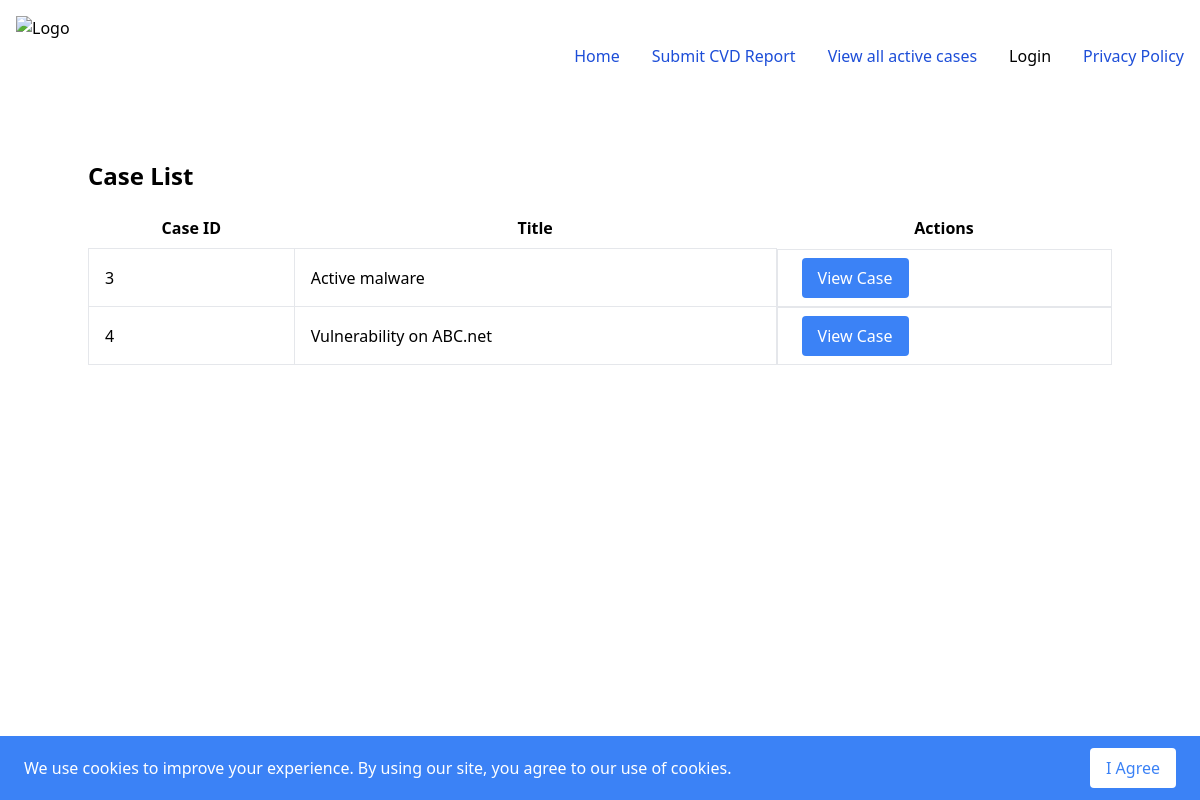
Page /cases/ on the earlier database version.
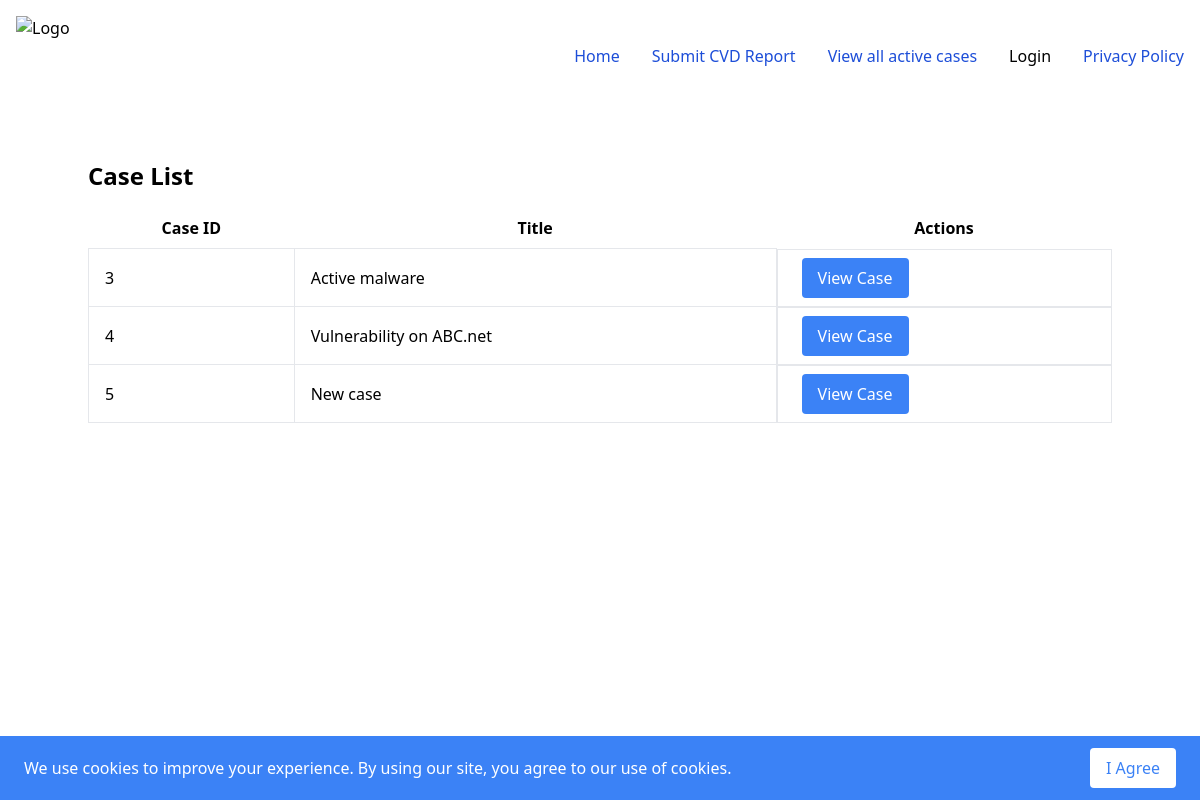
Same page on the later database version.
### cases_service/models.py (models this page shows, shortened)
class Case(models.Model):
    title = models.CharField(max_length=200)
    description = models.TextField()
    user = models.ForeignKey(User, on_delete=models.PROTECT, null=True)

### cases_service/views.py (the view)
# urls.py: path("", views.CaseListView.as_view(),
class CaseListView(generic.ListView):
    model = Case
    template_name = 'cases_service/case_list.html'
    context_object_name = 'cases'
    def get_queryset(self):
        try:
            return Case.objects.all()
        except Exception as e:
            logger.exception("Error getting queryset in CaseListView: %s", e)
            return None

### cases_service/templates/cases_service/case_list.html (shortened to what this page needs)
{% extends 'base_app/base.html' %} {% block title %}Case List{% endblock %}
{%block content %}
<h1 class="text-2xl font-bold mb-4">Case List</h1>
{% if not cases %}
<p>There are no active cases.</p>
{% else %}
<table class="table-auto w-full">
  <thead>
    <tr>
      <th class="px-4 py-2">Case ID</th>
      <th class="px-4 py-2">Title</th>
      <th class="px-4 py-2">Actions</th>
    </tr>
  </thead>
  <tbody>
    {% for case in cases %}
    <tr>
      <td class="border px-4 py-2">{{ case.id }}</td>
      <td class="border px-4 py-2">{{ case.title }}</td>
      <td class="border px-4 py-2 flex items-center">
        <a
          href="{% url 'cases_service:case_detail' case.id %}"
          class="ml-2 bg-blue-500 text-white py-2 px-4 rounded hover:bg-blue-700"
        >
          View Case
        </a>
      </td>
    </tr>
    {% endfor %}
  </tbody>
</table>
{% endif %} {% endblock %}

Differences in the rows shown:
added Case: id "5", title "New case"
